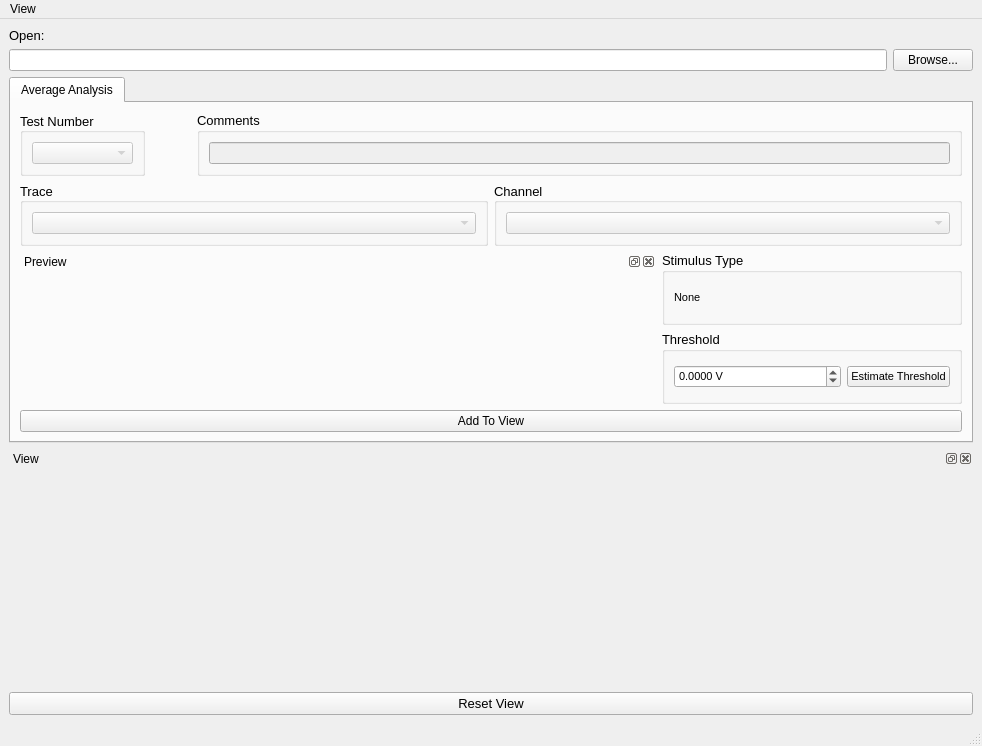
<?xml version="1.0" encoding="UTF-8"?>
<ui version="4.0">
 <class>MainWindow</class>
 <widget class="QMainWindow" name="MainWindow">
  <property name="geometry">
   <rect>
    <x>0</x>
    <y>0</y>
    <width>982</width>
    <height>746</height>
   </rect>
  </property>
  <property name="windowTitle">
   <string>Average Analysis</string>
  </property>
  <widget class="QWidget" name="centralwidget">
   <layout class="QGridLayout" name="gridLayout">
    <item row="0" column="0" colspan="2">
     <layout class="QGridLayout" name="gridLayout_top">
      <item row="0" column="0">
       <widget class="QLabel" name="label">
        <property name="sizePolicy">
         <sizepolicy hsizetype="Preferred" vsizetype="Fixed">
          <horstretch>0</horstretch>
          <verstretch>0</verstretch>
         </sizepolicy>
        </property>
        <property name="font">
         <font>
          <pointsize>10</pointsize>
         </font>
        </property>
        <property name="text">
         <string>Open:</string>
        </property>
       </widget>
      </item>
      <item row="1" column="0">
       <widget class="QLineEdit" name="lineEdit_file_name"/>
      </item>
      <item row="1" column="1">
       <widget class="QPushButton" name="pushButton_browse">
        <property name="text">
         <string>Browse...</string>
        </property>
       </widget>
      </item>
     </layout>
    </item>
    <item row="1" column="0" rowspan="2" colspan="2">
     <widget class="QTabWidget" name="tabWidget">
      <property name="sizePolicy">
       <sizepolicy hsizetype="Expanding" vsizetype="Preferred">
        <horstretch>0</horstretch>
        <verstretch>0</verstretch>
       </sizepolicy>
      </property>
      <property name="currentIndex">
       <number>0</number>
      </property>
      <widget class="QWidget" name="widget">
       <property name="sizePolicy">
        <sizepolicy hsizetype="Preferred" vsizetype="Preferred">
         <horstretch>0</horstretch>
         <verstretch>0</verstretch>
        </sizepolicy>
       </property>
       <attribute name="title">
        <string>Average Analysis</string>
       </attribute>
       <layout class="QGridLayout" name="gridLayout_19">
        <item row="2" column="0" colspan="4">
         <layout class="QGridLayout" name="gridLayout_2">
          <item row="1" column="1">
           <widget class="QGroupBox" name="groupBox_stimulus">
            <property name="sizePolicy">
             <sizepolicy hsizetype="Expanding" vsizetype="Preferred">
              <horstretch>0</horstretch>
              <verstretch>0</verstretch>
             </sizepolicy>
            </property>
            <property name="maximumSize">
             <size>
              <width>300</width>
              <height>16777215</height>
             </size>
            </property>
            <property name="font">
             <font>
              <pointsize>10</pointsize>
             </font>
            </property>
            <property name="title">
             <string>Stimulus Type </string>
            </property>
            <property name="flat">
             <bool>true</bool>
            </property>
            <layout class="QGridLayout" name="gridLayout_12">
             <item row="0" column="0">
              <widget class="QLabel" name="label_stim_type">
               <property name="maximumSize">
                <size>
                 <width>16777215</width>
                 <height>16777215</height>
                </size>
               </property>
               <property name="font">
                <font>
                 <pointsize>8</pointsize>
                </font>
               </property>
               <property name="text">
                <string>None</string>
               </property>
              </widget>
             </item>
            </layout>
           </widget>
          </item>
          <item row="2" column="1">
           <widget class="QGroupBox" name="groupBox_threshold">
            <property name="maximumSize">
             <size>
              <width>300</width>
              <height>16777215</height>
             </size>
            </property>
            <property name="font">
             <font>
              <pointsize>10</pointsize>
             </font>
            </property>
            <property name="title">
             <string>Threshold </string>
            </property>
            <property name="flat">
             <bool>true</bool>
            </property>
            <layout class="QGridLayout" name="gridLayout_4">
             <item row="0" column="0">
              <widget class="QDoubleSpinBox" name="doubleSpinBox_threshold">
               <property name="sizePolicy">
                <sizepolicy hsizetype="MinimumExpanding" vsizetype="Fixed">
                 <horstretch>0</horstretch>
                 <verstretch>0</verstretch>
                </sizepolicy>
               </property>
               <property name="font">
                <font>
                 <pointsize>8</pointsize>
                </font>
               </property>
               <property name="suffix">
                <string> V</string>
               </property>
               <property name="decimals">
                <number>4</number>
               </property>
               <property name="minimum">
                <double>-100.000000000000000</double>
               </property>
               <property name="maximum">
                <double>100.000000000000000</double>
               </property>
               <property name="singleStep">
                <double>0.001000000000000</double>
               </property>
              </widget>
             </item>
             <item row="0" column="1">
              <widget class="QPushButton" name="pushButton_auto_threshold">
               <property name="font">
                <font>
                 <pointsize>8</pointsize>
                </font>
               </property>
               <property name="text">
                <string>Estimate Threshold</string>
               </property>
              </widget>
             </item>
            </layout>
           </widget>
          </item>
          <item row="1" column="0" rowspan="2">
           <widget class="QDockWidget" name="dockWidget_preview">
            <property name="sizePolicy">
             <sizepolicy hsizetype="Preferred" vsizetype="Expanding">
              <horstretch>0</horstretch>
              <verstretch>1</verstretch>
             </sizepolicy>
            </property>
            <property name="minimumSize">
             <size>
              <width>300</width>
              <height>150</height>
             </size>
            </property>
            <property name="features">
             <set>QDockWidget::AllDockWidgetFeatures</set>
            </property>
            <property name="windowTitle">
             <string>Preview</string>
            </property>
            <widget class="QWidget" name="dockWidgetContents_2">
             <layout class="QGridLayout" name="gridLayout_13">
              <item row="0" column="0">
               <widget class="TraceWidget" name="preview" native="true">
                <property name="sizePolicy">
                 <sizepolicy hsizetype="Expanding" vsizetype="Expanding">
                  <horstretch>0</horstretch>
                  <verstretch>0</verstretch>
                 </sizepolicy>
                </property>
               </widget>
              </item>
             </layout>
            </widget>
           </widget>
          </item>
         </layout>
        </item>
        <item row="0" column="3">
         <widget class="QGroupBox" name="groupBox_raster_comments">
          <property name="sizePolicy">
           <sizepolicy hsizetype="Preferred" vsizetype="Preferred">
            <horstretch>0</horstretch>
            <verstretch>0</verstretch>
           </sizepolicy>
          </property>
          <property name="font">
           <font>
            <pointsize>10</pointsize>
           </font>
          </property>
          <property name="title">
           <string>Comments </string>
          </property>
          <property name="flat">
           <bool>true</bool>
          </property>
          <layout class="QGridLayout" name="gridLayout_18">
           <item row="0" column="0">
            <widget class="QLineEdit" name="lineEdit_comments">
             <property name="enabled">
              <bool>false</bool>
             </property>
             <property name="sizePolicy">
              <sizepolicy hsizetype="Expanding" vsizetype="Fixed">
               <horstretch>0</horstretch>
               <verstretch>0</verstretch>
              </sizepolicy>
             </property>
             <property name="minimumSize">
              <size>
               <width>0</width>
               <height>20</height>
              </size>
             </property>
             <property name="font">
              <font>
               <pointsize>8</pointsize>
              </font>
             </property>
             <property name="readOnly">
              <bool>true</bool>
             </property>
            </widget>
           </item>
          </layout>
         </widget>
        </item>
        <item row="0" column="0">
         <widget class="QGroupBox" name="groupBox_raster_test">
          <property name="sizePolicy">
           <sizepolicy hsizetype="Fixed" vsizetype="Preferred">
            <horstretch>0</horstretch>
            <verstretch>0</verstretch>
           </sizepolicy>
          </property>
          <property name="minimumSize">
           <size>
            <width>125</width>
            <height>0</height>
           </size>
          </property>
          <property name="font">
           <font>
            <pointsize>10</pointsize>
           </font>
          </property>
          <property name="title">
           <string>Test Number </string>
          </property>
          <property name="alignment">
           <set>Qt::AlignLeading|Qt::AlignLeft|Qt::AlignVCenter</set>
          </property>
          <property name="flat">
           <bool>true</bool>
          </property>
          <layout class="QGridLayout" name="gridLayout_14">
           <item row="0" column="0">
            <widget class="QComboBox" name="comboBox_test_num">
             <property name="enabled">
              <bool>false</bool>
             </property>
             <property name="sizePolicy">
              <sizepolicy hsizetype="Preferred" vsizetype="Fixed">
               <horstretch>0</horstretch>
               <verstretch>0</verstretch>
              </sizepolicy>
             </property>
             <property name="minimumSize">
              <size>
               <width>75</width>
               <height>20</height>
              </size>
             </property>
             <property name="maximumSize">
              <size>
               <width>16777215</width>
               <height>16777215</height>
              </size>
             </property>
             <property name="font">
              <font>
               <pointsize>8</pointsize>
              </font>
             </property>
             <property name="layoutDirection">
              <enum>Qt::LeftToRight</enum>
             </property>
            </widget>
           </item>
          </layout>
         </widget>
        </item>
        <item row="0" column="2">
         <spacer name="horizontalSpacer_4">
          <property name="orientation">
           <enum>Qt::Horizontal</enum>
          </property>
          <property name="sizeType">
           <enum>QSizePolicy::Fixed</enum>
          </property>
          <property name="sizeHint" stdset="0">
           <size>
            <width>34</width>
            <height>20</height>
           </size>
          </property>
         </spacer>
        </item>
        <item row="5" column="0" colspan="4">
         <widget class="QPushButton" name="pushButtonAdd">
          <property name="text">
           <string>Add To View</string>
          </property>
         </widget>
        </item>
        <item row="1" column="0" colspan="4">
         <layout class="QHBoxLayout" name="horizontalLayout_raster">
          <item>
           <widget class="QGroupBox" name="groupBox_raster_trace">
            <property name="minimumSize">
             <size>
              <width>125</width>
              <height>0</height>
             </size>
            </property>
            <property name="font">
             <font>
              <pointsize>10</pointsize>
             </font>
            </property>
            <property name="title">
             <string>Trace </string>
            </property>
            <property name="alignment">
             <set>Qt::AlignLeading|Qt::AlignLeft|Qt::AlignVCenter</set>
            </property>
            <property name="flat">
             <bool>true</bool>
            </property>
            <layout class="QGridLayout" name="gridLayout_15">
             <item row="0" column="0">
              <widget class="QComboBox" name="comboBox_trace">
               <property name="enabled">
                <bool>false</bool>
               </property>
               <property name="sizePolicy">
                <sizepolicy hsizetype="Expanding" vsizetype="Fixed">
                 <horstretch>0</horstretch>
                 <verstretch>0</verstretch>
                </sizepolicy>
               </property>
               <property name="minimumSize">
                <size>
                 <width>75</width>
                 <height>20</height>
                </size>
               </property>
               <property name="maximumSize">
                <size>
                 <width>16777215</width>
                 <height>16777215</height>
                </size>
               </property>
               <property name="font">
                <font>
                 <pointsize>8</pointsize>
                </font>
               </property>
               <property name="layoutDirection">
                <enum>Qt::LeftToRight</enum>
               </property>
              </widget>
             </item>
            </layout>
           </widget>
          </item>
          <item>
           <widget class="QGroupBox" name="groupBox_raster_channel">
            <property name="minimumSize">
             <size>
              <width>125</width>
              <height>0</height>
             </size>
            </property>
            <property name="font">
             <font>
              <pointsize>10</pointsize>
             </font>
            </property>
            <property name="title">
             <string>Channel </string>
            </property>
            <property name="alignment">
             <set>Qt::AlignLeading|Qt::AlignLeft|Qt::AlignVCenter</set>
            </property>
            <property name="flat">
             <bool>true</bool>
            </property>
            <layout class="QGridLayout" name="gridLayout_17">
             <item row="0" column="0">
              <widget class="QComboBox" name="comboBox_channel">
               <property name="enabled">
                <bool>false</bool>
               </property>
               <property name="sizePolicy">
                <sizepolicy hsizetype="Expanding" vsizetype="Fixed">
                 <horstretch>0</horstretch>
                 <verstretch>0</verstretch>
                </sizepolicy>
               </property>
               <property name="minimumSize">
                <size>
                 <width>75</width>
                 <height>20</height>
                </size>
               </property>
               <property name="maximumSize">
                <size>
                 <width>16777215</width>
                 <height>16777215</height>
                </size>
               </property>
               <property name="font">
                <font>
                 <pointsize>8</pointsize>
                </font>
               </property>
               <property name="layoutDirection">
                <enum>Qt::LeftToRight</enum>
               </property>
              </widget>
             </item>
            </layout>
           </widget>
          </item>
         </layout>
        </item>
       </layout>
      </widget>
     </widget>
    </item>
    <item row="5" column="0" colspan="2">
     <layout class="QGridLayout" name="gridLayout_bottom">
      <item row="0" column="0" colspan="2">
       <widget class="QPushButton" name="pushButtonReset">
        <property name="sizePolicy">
         <sizepolicy hsizetype="Minimum" vsizetype="Fixed">
          <horstretch>0</horstretch>
          <verstretch>0</verstretch>
         </sizepolicy>
        </property>
        <property name="font">
         <font>
          <pointsize>10</pointsize>
         </font>
        </property>
        <property name="text">
         <string>Reset View</string>
        </property>
       </widget>
      </item>
     </layout>
    </item>
    <item row="4" column="0" colspan="2">
     <widget class="QDockWidget" name="dockWidget_view">
      <property name="sizePolicy">
       <sizepolicy hsizetype="Preferred" vsizetype="Expanding">
        <horstretch>0</horstretch>
        <verstretch>1</verstretch>
       </sizepolicy>
      </property>
      <property name="minimumSize">
       <size>
        <width>300</width>
        <height>150</height>
       </size>
      </property>
      <property name="features">
       <set>QDockWidget::AllDockWidgetFeatures</set>
      </property>
      <property name="windowTitle">
       <string>View</string>
      </property>
      <widget class="QWidget" name="dockWidgetContents">
       <layout class="QGridLayout" name="gridLayout_10">
        <item row="0" column="0">
         <widget class="TraceWidget" name="view" native="true">
          <property name="sizePolicy">
           <sizepolicy hsizetype="Expanding" vsizetype="Expanding">
            <horstretch>0</horstretch>
            <verstretch>0</verstretch>
           </sizepolicy>
          </property>
         </widget>
        </item>
       </layout>
      </widget>
     </widget>
    </item>
   </layout>
  </widget>
  <widget class="QMenuBar" name="menubar">
   <property name="geometry">
    <rect>
     <x>0</x>
     <y>0</y>
     <width>982</width>
     <height>21</height>
    </rect>
   </property>
   <widget class="QMenu" name="menuView">
    <property name="title">
     <string>View</string>
    </property>
    <widget class="QMenu" name="menuShow">
     <property name="title">
      <string>Show</string>
     </property>
     <addaction name="actionAll_show"/>
     <addaction name="separator"/>
     <addaction name="actionAttributes_show"/>
     <addaction name="actionLog_show"/>
     <addaction name="actionView_show"/>
     <addaction name="actionPreview_show"/>
    </widget>
    <widget class="QMenu" name="menuHide">
     <property name="title">
      <string>Hide</string>
     </property>
     <addaction name="actionAll_hide"/>
     <addaction name="separator"/>
     <addaction name="actionAttributes_hide"/>
     <addaction name="actionLog_hide"/>
     <addaction name="actionView_hide"/>
     <addaction name="actionPreview_hide"/>
    </widget>
    <addaction name="actionReset"/>
    <addaction name="separator"/>
    <addaction name="menuShow"/>
    <addaction name="menuHide"/>
   </widget>
   <addaction name="menuView"/>
  </widget>
  <widget class="QStatusBar" name="statusbar"/>
  <action name="actionReset">
   <property name="text">
    <string>Reset</string>
   </property>
  </action>
  <action name="actionView">
   <property name="checkable">
    <bool>false</bool>
   </property>
   <property name="checked">
    <bool>false</bool>
   </property>
   <property name="text">
    <string>View</string>
   </property>
  </action>
  <action name="actionAttributes">
   <property name="checkable">
    <bool>false</bool>
   </property>
   <property name="checked">
    <bool>false</bool>
   </property>
   <property name="text">
    <string>Attributes</string>
   </property>
   <property name="autoRepeat">
    <bool>true</bool>
   </property>
   <property name="menuRole">
    <enum>QAction::AboutQtRole</enum>
   </property>
  </action>
  <action name="actionLog">
   <property name="checkable">
    <bool>false</bool>
   </property>
   <property name="checked">
    <bool>false</bool>
   </property>
   <property name="text">
    <string>Log</string>
   </property>
  </action>
  <action name="actionAll_show">
   <property name="text">
    <string>All</string>
   </property>
  </action>
  <action name="actionAttributes_show">
   <property name="text">
    <string>Attributes</string>
   </property>
  </action>
  <action name="actionLog_show">
   <property name="text">
    <string>Log</string>
   </property>
  </action>
  <action name="actionView_show">
   <property name="text">
    <string>View</string>
   </property>
  </action>
  <action name="actionAll_hide">
   <property name="text">
    <string>All</string>
   </property>
  </action>
  <action name="actionAttributes_hide">
   <property name="text">
    <string>Attributes</string>
   </property>
  </action>
  <action name="actionLog_hide">
   <property name="text">
    <string>Log</string>
   </property>
  </action>
  <action name="actionView_hide">
   <property name="text">
    <string>View</string>
   </property>
  </action>
  <action name="actionPreview_show">
   <property name="text">
    <string>Preview</string>
   </property>
  </action>
  <action name="actionPreview_hide">
   <property name="text">
    <string>Preview</string>
   </property>
  </action>
 </widget>
 <customwidgets>
  <customwidget>
   <class>TraceWidget</class>
   <extends>QWidget</extends>
   <header>util.pyqtgraph_widgets</header>
   <container>1</container>
  </customwidget>
 </customwidgets>
 <resources/>
 <connections>
  <connection>
   <sender>actionReset</sender>
   <signal>triggered()</signal>
   <receiver>dockWidget_view</receiver>
   <slot>show()</slot>
   <hints>
    <hint type="sourcelabel">
     <x>-1</x>
     <y>-1</y>
    </hint>
    <hint type="destinationlabel">
     <x>398</x>
     <y>330</y>
    </hint>
   </hints>
  </connection>
  <connection>
   <sender>actionView_show</sender>
   <signal>triggered()</signal>
   <receiver>dockWidget_view</receiver>
   <slot>show()</slot>
   <hints>
    <hint type="sourcelabel">
     <x>-1</x>
     <y>-1</y>
    </hint>
    <hint type="destinationlabel">
     <x>398</x>
     <y>330</y>
    </hint>
   </hints>
  </connection>
  <connection>
   <sender>actionView_hide</sender>
   <signal>triggered()</signal>
   <receiver>dockWidget_view</receiver>
   <slot>hide()</slot>
   <hints>
    <hint type="sourcelabel">
     <x>-1</x>
     <y>-1</y>
    </hint>
    <hint type="destinationlabel">
     <x>398</x>
     <y>330</y>
    </hint>
   </hints>
  </connection>
  <connection>
   <sender>actionAll_show</sender>
   <signal>triggered()</signal>
   <receiver>dockWidget_view</receiver>
   <slot>show()</slot>
   <hints>
    <hint type="sourcelabel">
     <x>-1</x>
     <y>-1</y>
    </hint>
    <hint type="destinationlabel">
     <x>398</x>
     <y>330</y>
    </hint>
   </hints>
  </connection>
  <connection>
   <sender>actionAll_hide</sender>
   <signal>triggered()</signal>
   <receiver>dockWidget_view</receiver>
   <slot>hide()</slot>
   <hints>
    <hint type="sourcelabel">
     <x>-1</x>
     <y>-1</y>
    </hint>
    <hint type="destinationlabel">
     <x>398</x>
     <y>330</y>
    </hint>
   </hints>
  </connection>
  <connection>
   <sender>actionAll_show</sender>
   <signal>triggered()</signal>
   <receiver>dockWidget_preview</receiver>
   <slot>show()</slot>
   <hints>
    <hint type="sourcelabel">
     <x>-1</x>
     <y>-1</y>
    </hint>
    <hint type="destinationlabel">
     <x>487</x>
     <y>357</y>
    </hint>
   </hints>
  </connection>
  <connection>
   <sender>actionAll_hide</sender>
   <signal>triggered()</signal>
   <receiver>dockWidget_preview</receiver>
   <slot>hide()</slot>
   <hints>
    <hint type="sourcelabel">
     <x>-1</x>
     <y>-1</y>
    </hint>
    <hint type="destinationlabel">
     <x>487</x>
     <y>357</y>
    </hint>
   </hints>
  </connection>
  <connection>
   <sender>actionPreview_show</sender>
   <signal>triggered()</signal>
   <receiver>dockWidget_preview</receiver>
   <slot>show()</slot>
   <hints>
    <hint type="sourcelabel">
     <x>-1</x>
     <y>-1</y>
    </hint>
    <hint type="destinationlabel">
     <x>487</x>
     <y>357</y>
    </hint>
   </hints>
  </connection>
  <connection>
   <sender>actionPreview_hide</sender>
   <signal>triggered()</signal>
   <receiver>dockWidget_preview</receiver>
   <slot>hide()</slot>
   <hints>
    <hint type="sourcelabel">
     <x>-1</x>
     <y>-1</y>
    </hint>
    <hint type="destinationlabel">
     <x>487</x>
     <y>357</y>
    </hint>
   </hints>
  </connection>
  <connection>
   <sender>actionReset</sender>
   <signal>triggered()</signal>
   <receiver>dockWidget_preview</receiver>
   <slot>show()</slot>
   <hints>
    <hint type="sourcelabel">
     <x>-1</x>
     <y>-1</y>
    </hint>
    <hint type="destinationlabel">
     <x>487</x>
     <y>357</y>
    </hint>
   </hints>
  </connection>
 </connections>
</ui>
